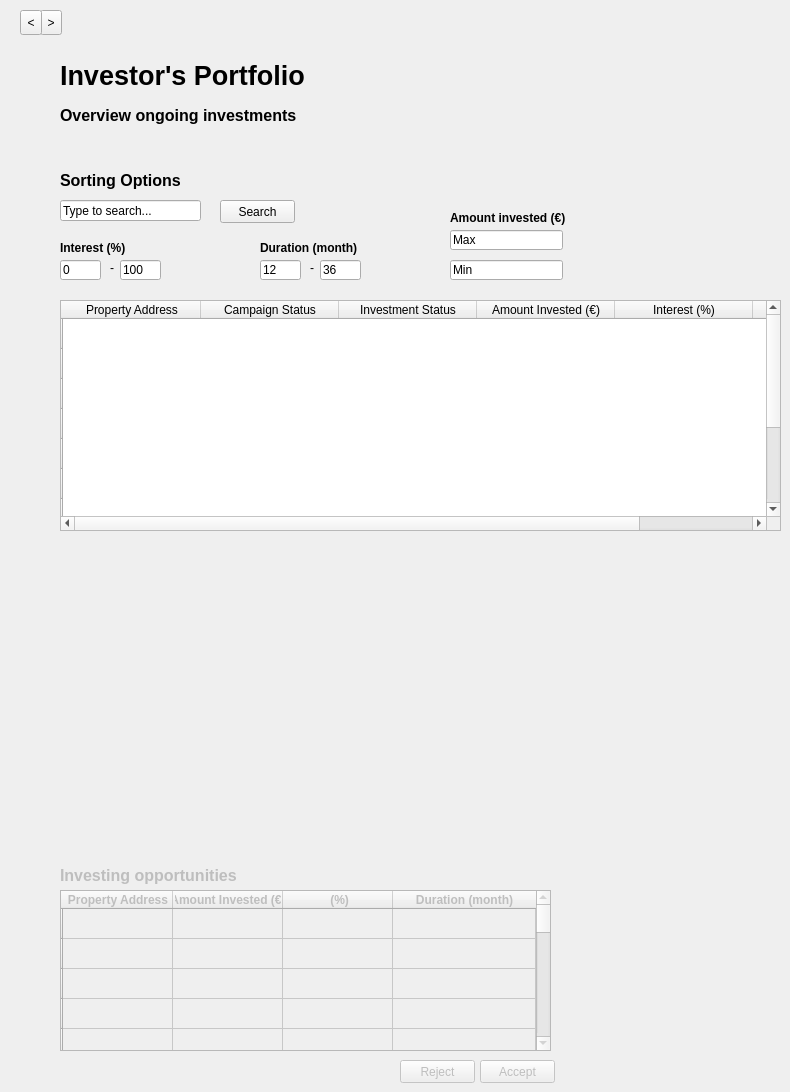
         <widget class="QWidget" name="ip_page">
          <widget class="QToolButton" name="next_6">
           <property name="geometry">
            <rect>
             <x>40</x>
             <y>10</y>
             <width>22</width>
             <height>25</height>
            </rect>
           </property>
           <property name="text">
            <string>&gt;</string>
           </property>
          </widget>
          <widget class="QPushButton" name="ip_reject_pushbutton">
           <property name="enabled">
            <bool>false</bool>
           </property>
           <property name="geometry">
            <rect>
             <x>400</x>
             <y>1060</y>
             <width>75</width>
             <height>23</height>
            </rect>
           </property>
           <property name="text">
            <string>Reject</string>
           </property>
          </widget>
          <widget class="QLineEdit" name="ip_interest1_lineedit">
           <property name="geometry">
            <rect>
             <x>60</x>
             <y>260</y>
             <width>41</width>
             <height>20</height>
            </rect>
           </property>
           <property name="inputMethodHints">
            <set>Qt::ImhNone</set>
           </property>
           <property name="text">
            <string>0</string>
           </property>
          </widget>
          <widget class="QLabel" name="ip_ongoing_investments_label">
           <property name="geometry">
            <rect>
             <x>60</x>
             <y>100</y>
             <width>291</width>
             <height>31</height>
            </rect>
           </property>
           <property name="font">
            <font>
             <pointsize>12</pointsize>
             <weight>50</weight>
             <bold>false</bold>
            </font>
           </property>
           <property name="text">
            <string>&lt;html&gt;&lt;head/&gt;&lt;body&gt;&lt;p&gt;&lt;span style=&quot; font-weight:600;&quot;&gt;Overview ongoing investments&lt;/span&gt;&lt;/p&gt;&lt;/body&gt;&lt;/html&gt;</string>
           </property>
          </widget>
          <widget class="QLabel" name="ip_investors_portfolio_label">
           <property name="geometry">
            <rect>
             <x>60</x>
             <y>60</y>
             <width>311</width>
             <height>31</height>
            </rect>
           </property>
           <property name="font">
            <font>
             <pointsize>20</pointsize>
             <weight>75</weight>
             <bold>true</bold>
            </font>
           </property>
           <property name="text">
            <string>Investor's Portfolio</string>
           </property>
          </widget>
          <widget class="QToolButton" name="prev_6">
           <property name="geometry">
            <rect>
             <x>20</x>
             <y>10</y>
             <width>22</width>
             <height>25</height>
            </rect>
           </property>
           <property name="text">
            <string>&lt;</string>
           </property>
          </widget>
          <widget class="QTableWidget" name="ip_investments_table">
           <property name="enabled">
            <bool>true</bool>
           </property>
           <property name="geometry">
            <rect>
             <x>60</x>
             <y>300</y>
             <width>721</width>
             <height>231</height>
            </rect>
           </property>
           <property name="sizePolicy">
            <sizepolicy hsizetype="Expanding" vsizetype="Expanding">
             <horstretch>0</horstretch>
             <verstretch>0</verstretch>
            </sizepolicy>
           </property>
           <property name="maximumSize">
            <size>
             <width>800</width>
             <height>16777215</height>
            </size>
           </property>
           <property name="toolTip">
            <string/>
           </property>
           <property name="toolTipDuration">
            <number>-1</number>
           </property>
           <property name="layoutDirection">
            <enum>Qt::LeftToRight</enum>
           </property>
           <property name="editTriggers">
            <set>QAbstractItemView::NoEditTriggers</set>
           </property>
           <property name="dragEnabled">
            <bool>false</bool>
           </property>
           <property name="selectionMode">
            <enum>QAbstractItemView::SingleSelection</enum>
           </property>
           <property name="selectionBehavior">
            <enum>QAbstractItemView::SelectRows</enum>
           </property>
           <property name="showGrid">
            <bool>false</bool>
           </property>
           <property name="sortingEnabled">
            <bool>true</bool>
           </property>
           <property name="wordWrap">
            <bool>false</bool>
           </property>
           <attribute name="horizontalHeaderDefaultSectionSize">
            <number>138</number>
           </attribute>
           <attribute name="verticalHeaderDefaultSectionSize">
            <number>30</number>
           </attribute>
           <row>
            <property name="text">
             <string/>
            </property>
           </row>
           <row>
            <property name="text">
             <string/>
            </property>
           </row>
           <row>
            <property name="text">
             <string/>
            </property>
           </row>
           <row>
            <property name="text">
             <string/>
            </property>
           </row>
           <row>
            <property name="text">
             <string/>
            </property>
           </row>
           <row>
            <property name="text">
             <string/>
            </property>
           </row>
           <row>
            <property name="text">
             <string/>
            </property>
           </row>
           <row>
            <property name="text">
             <string/>
            </property>
           </row>
           <row>
            <property name="text">
             <string/>
            </property>
           </row>
           <row>
            <property name="text">
             <string/>
            </property>
           </row>
           <column>
            <property name="text">
             <string>Property Address</string>
            </property>
            <property name="font">
             <font>
              <kerning>true</kerning>
             </font>
            </property>
           </column>
           <column>
            <property name="text">
             <string>Campaign Status</string>
            </property>
           </column>
           <column>
            <property name="text">
             <string>Investment Status</string>
            </property>
           </column>
           <column>
            <property name="text">
             <string>Amount Invested (€)</string>
            </property>
           </column>
           <column>
            <property name="text">
             <string>Interest (%)</string>
            </property>
           </column>
           <column>
            <property name="text">
             <string>Duration (month)</string>
            </property>
           </column>
           <item row="0" column="0">
            <property name="text">
             <string/>
            </property>
           </item>
           <item row="0" column="1">
            <property name="text">
             <string/>
            </property>
           </item>
           <item row="0" column="2">
            <property name="text">
             <string/>
            </property>
           </item>
           <item row="0" column="3">
            <property name="text">
             <string/>
            </property>
           </item>
          </widget>
          <widget class="QTableWidget" name="ip_investing_opportunities_table">
           <property name="enabled">
            <bool>false</bool>
           </property>
           <property name="geometry">
            <rect>
             <x>60</x>
             <y>890</y>
             <width>491</width>
             <height>161</height>
            </rect>
           </property>
           <property name="maximumSize">
            <size>
             <width>641</width>
             <height>16777215</height>
            </size>
           </property>
           <property name="font">
            <font>
             <weight>75</weight>
             <bold>true</bold>
            </font>
           </property>
           <property name="alternatingRowColors">
            <bool>false</bool>
           </property>
           <attribute name="horizontalHeaderDefaultSectionSize">
            <number>110</number>
           </attribute>
           <attribute name="horizontalHeaderStretchLastSection">
            <bool>true</bool>
           </attribute>
           <row>
            <property name="text">
             <string/>
            </property>
           </row>
           <row>
            <property name="text">
             <string/>
            </property>
           </row>
           <row>
            <property name="text">
             <string/>
            </property>
           </row>
           <row>
            <property name="text">
             <string/>
            </property>
           </row>
           <row>
            <property name="text">
             <string/>
            </property>
           </row>
           <row>
            <property name="text">
             <string/>
            </property>
           </row>
           <row>
            <property name="text">
             <string/>
            </property>
           </row>
           <row>
            <property name="text">
             <string/>
            </property>
           </row>
           <row>
            <property name="text">
             <string/>
            </property>
           </row>
           <row>
            <property name="text">
             <string/>
            </property>
           </row>
           <row>
            <property name="text">
             <string/>
            </property>
           </row>
           <row>
            <property name="text">
             <string/>
            </property>
           </row>
           <row>
            <property name="text">
             <string/>
            </property>
           </row>
           <row>
            <property name="text">
             <string/>
            </property>
           </row>
           <row>
            <property name="text">
             <string/>
            </property>
           </row>
           <row>
            <property name="text">
             <string/>
            </property>
           </row>
           <row>
            <property name="text">
             <string/>
            </property>
           </row>
           <row>
            <property name="text">
             <string/>
            </property>
           </row>
           <row>
            <property name="text">
             <string/>
            </property>
           </row>
           <column>
            <property name="text">
             <string>Property Address</string>
            </property>
           </column>
           <column>
            <property name="text">
             <string>Amount Invested (€)</string>
            </property>
            <property name="font">
             <font>
              <weight>75</weight>
              <bold>true</bold>
             </font>
            </property>
           </column>
           <column>
            <property name="text">
             <string> (%)</string>
            </property>
            <property name="font">
             <font>
              <weight>75</weight>
              <bold>true</bold>
             </font>
            </property>
           </column>
           <column>
            <property name="text">
             <string>Duration (month)</string>
            </property>
            <property name="font">
             <font>
              <weight>75</weight>
              <bold>true</bold>
             </font>
            </property>
           </column>
          </widget>
          <widget class="QLineEdit" name="ip_max_lineedit">
           <property name="geometry">
            <rect>
             <x>450</x>
             <y>230</y>
             <width>113</width>
             <height>20</height>
            </rect>
           </property>
           <property name="text">
            <string>Max</string>
           </property>
          </widget>
          <widget class="QLabel" name="ip_interest_dash_label">
           <property name="geometry">
            <rect>
             <x>110</x>
             <y>260</y>
             <width>16</width>
             <height>16</height>
            </rect>
           </property>
           <property name="text">
            <string>-</string>
           </property>
          </widget>
          <widget class="QLabel" name="ip_interest_label">
           <property name="geometry">
            <rect>
             <x>60</x>
             <y>240</y>
             <width>81</width>
             <height>16</height>
            </rect>
           </property>
           <property name="font">
            <font>
             <weight>75</weight>
             <bold>true</bold>
            </font>
           </property>
           <property name="text">
            <string>Interest (%)</string>
           </property>
          </widget>
          <widget class="QLabel" name="ip_amount_invested_label">
           <property name="geometry">
            <rect>
             <x>450</x>
             <y>210</y>
             <width>171</width>
             <height>16</height>
            </rect>
           </property>
           <property name="font">
            <font>
             <weight>75</weight>
             <bold>true</bold>
            </font>
           </property>
           <property name="text">
            <string>Amount invested (€)</string>
           </property>
          </widget>
          <widget class="QLineEdit" name="ip_duration1_lineedit">
           <property name="geometry">
            <rect>
             <x>260</x>
             <y>260</y>
             <width>41</width>
             <height>20</height>
            </rect>
           </property>
           <property name="text">
            <string>12</string>
           </property>
          </widget>
          <widget class="QLabel" name="ip_duration_dash_label">
           <property name="geometry">
            <rect>
             <x>310</x>
             <y>260</y>
             <width>16</width>
             <height>16</height>
            </rect>
           </property>
           <property name="text">
            <string>-</string>
           </property>
          </widget>
          <widget class="QLabel" name="ip_duration_label">
           <property name="geometry">
            <rect>
             <x>260</x>
             <y>240</y>
             <width>151</width>
             <height>16</height>
            </rect>
           </property>
           <property name="font">
            <font>
             <weight>75</weight>
             <bold>true</bold>
            </font>
           </property>
           <property name="text">
            <string>Duration (month)</string>
           </property>
          </widget>
          <widget class="QLineEdit" name="ip_duration2_lineedit">
           <property name="geometry">
            <rect>
             <x>320</x>
             <y>260</y>
             <width>41</width>
             <height>20</height>
            </rect>
           </property>
           <property name="text">
            <string>36</string>
           </property>
          </widget>
          <widget class="QLineEdit" name="ip_search_lineedit">
           <property name="geometry">
            <rect>
             <x>60</x>
             <y>200</y>
             <width>141</width>
             <height>21</height>
            </rect>
           </property>
           <property name="text">
            <string>Type to search...</string>
           </property>
          </widget>
          <widget class="QPushButton" name="ip_accept_pushbutton">
           <property name="enabled">
            <bool>false</bool>
           </property>
           <property name="geometry">
            <rect>
             <x>480</x>
             <y>1060</y>
             <width>75</width>
             <height>23</height>
            </rect>
           </property>
           <property name="text">
            <string>Accept</string>
           </property>
          </widget>
          <widget class="QLineEdit" name="ip_min_amount_lineedit">
           <property name="geometry">
            <rect>
             <x>450</x>
             <y>260</y>
             <width>113</width>
             <height>20</height>
            </rect>
           </property>
           <property name="text">
            <string>Min</string>
           </property>
          </widget>
          <widget class="QLabel" name="ip_investing_opportunities_label">
           <property name="enabled">
            <bool>false</bool>
           </property>
           <property name="geometry">
            <rect>
             <x>60</x>
             <y>860</y>
             <width>221</width>
             <height>31</height>
            </rect>
           </property>
           <property name="font">
            <font>
             <pointsize>12</pointsize>
             <weight>50</weight>
             <bold>false</bold>
            </font>
           </property>
           <property name="text">
            <string>&lt;html&gt;&lt;head/&gt;&lt;body&gt;&lt;p&gt;&lt;span style=&quot; font-weight:600;&quot;&gt;Investing opportunities&lt;/span&gt;&lt;/p&gt;&lt;/body&gt;&lt;/html&gt;</string>
           </property>
          </widget>
          <widget class="QPushButton" name="ip_search_pushbutton">
           <property name="geometry">
            <rect>
             <x>220</x>
             <y>200</y>
             <width>75</width>
             <height>23</height>
            </rect>
           </property>
           <property name="text">
            <string>Search</string>
           </property>
          </widget>
          <widget class="QLabel" name="ip_sorting_options_label">
           <property name="geometry">
            <rect>
             <x>60</x>
             <y>170</y>
             <width>161</width>
             <height>21</height>
            </rect>
           </property>
           <property name="font">
            <font>
             <pointsize>12</pointsize>
             <weight>50</weight>
             <bold>false</bold>
            </font>
           </property>
           <property name="text">
            <string>&lt;html&gt;&lt;head/&gt;&lt;body&gt;&lt;p&gt;&lt;span style=&quot; font-weight:600;&quot;&gt;Sorting Options&lt;/span&gt;&lt;/p&gt;&lt;/body&gt;&lt;/html&gt;</string>
           </property>
          </widget>
          <widget class="QLineEdit" name="ip_interest2_lineedit">
           <property name="geometry">
            <rect>
             <x>120</x>
             <y>260</y>
             <width>41</width>
             <height>20</height>
            </rect>
           </property>
           <property name="text">
            <string>100</string>
           </property>
          </widget>
         </widget>
